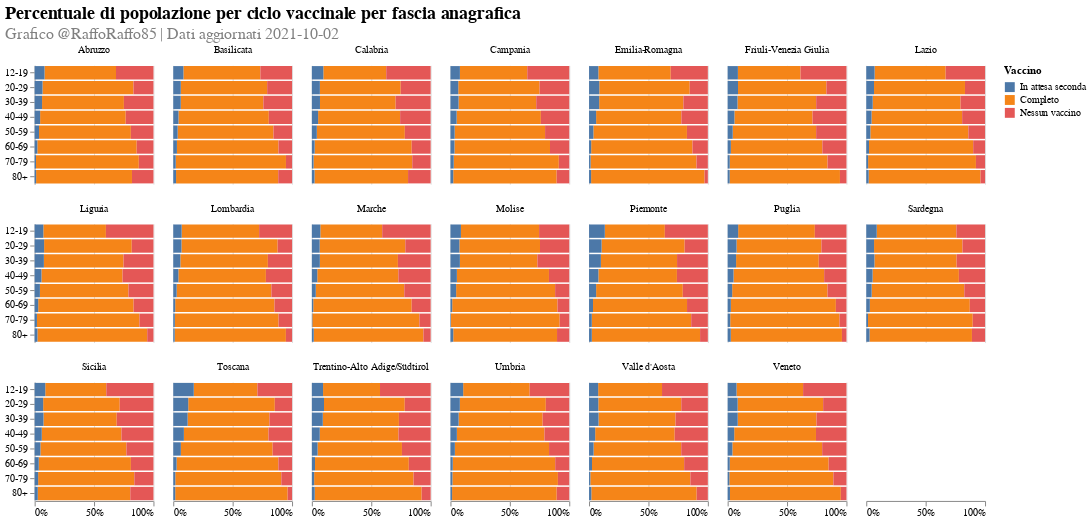

Notebook source saved alongside this figure:
### Markdown cell above
# Regional share

### Code cell
str_rename = {'share_ciclo_completo': 'Completo', 'share_solo_prima': 'In attesa seconda', 'share_missing': 'Nessun vaccino'}.get
order_rename = {'share_ciclo_completo': 1, 'share_solo_prima': 0, 'share_missing': 2}.get
plot_title = alt.TitleParams(
    "Percentuale di popolazione per ciclo vaccinale per fascia anagrafica",
    fontSize=18,
    subtitle=[FOOTNOTE],
    subtitleColor='grey', subtitleFontSize=16,
    align='left', anchor='start'
)
bar_plt_df = (
    regional_age_df
    .melt(
        id_vars=['fascia_anagrafica', 'nome_area'],
        value_vars=['share_ciclo_completo', 'share_solo_prima', 'share_missing']
    )
    .assign(Vaccino=lambda x: x.variable.apply(str_rename))
    .assign(order=lambda x: x.variable.apply(order_rename))
    #.query('nome_area=="Campania"')
)
(
    alt.Chart(bar_plt_df, title=plot_title)
    .mark_bar()
    .encode(
        x=alt.X('value:Q', stack='zero', axis=alt.Axis(format='.0%'), title=''),
        y=alt.Y('fascia_anagrafica:N', title=''),
        color=alt.Color('Vaccino:N', sort=alt.EncodingSortField('order', order='ascending')),
        order='order',
        facet=alt.Facet('nome_area:N', columns=7, title=''),
        tooltip=[
            alt.Tooltip('fascia_anagrafica:N', title='Fascia anagrafica'),
            alt.Tooltip('Vaccino:N', title='Vaccino'),
            alt.Tooltip('value:Q', format='.1%', title='Popolazione vaccinata')
        ]
    )
    .properties(width=120, height=120)
    .configure_view(strokeOpacity=0)
)

### Figure 1 — Vega-Lite specification as saved in the notebook (floating-point values rounded to 4 significant figures; data arrays with more than 128 entries replaced by an {"elided": "..."} marker saying what was removed)
{"config": {"view": {"continuousWidth": 400, "continuousHeight": 300, "strokeOpacity": 0}}, "data": {"name": "data-81791f37e7b2f22d0cc3a763bc1b3826"}, "mark": "bar", "encoding": {"color": {"type": "nominal", "field": "Vaccino", "sort": {"field": "order", "order": "ascending"}}, "facet": {"type": "nominal", "columns": 7, "field": "nome_area", "title": ""}, "order": {"type": "quantitative", "field": "order"}, "tooltip": [{"type": "nominal", "field": "fascia_anagrafica", "title": "Fascia anagrafica"}, {"type": "nominal", "field": "Vaccino", "title": "Vaccino"}, {"type": "quantitative", "field": "value", "format": ".1%", "title": "Popolazione vaccinata"}], "x": {"type": "quantitative", "axis": {"format": ".0%"}, "field": "value", "stack": "zero", "title": ""}, "y": {"type": "nominal", "field": "fascia_anagrafica", "title": ""}}, "height": 120, "title": {"text": "Percentuale di popolazione per ciclo vaccinale per fascia anagrafica", "align": "left", "anchor": "start", "fontSize": 18, "subtitle": ["Grafico @RaffoRaffo85 | Dati aggiornati 2021-10-02"], "subtitleColor": "grey", "subtitleFontSize": 16}, "width": 120, "$schema": "https://vega.github.io/schema/vega-lite/v4.8.1.json", "datasets": {"data-81791f37e7b2f22d0cc3a763bc1b3826": {"elided": "480 records"}}}
